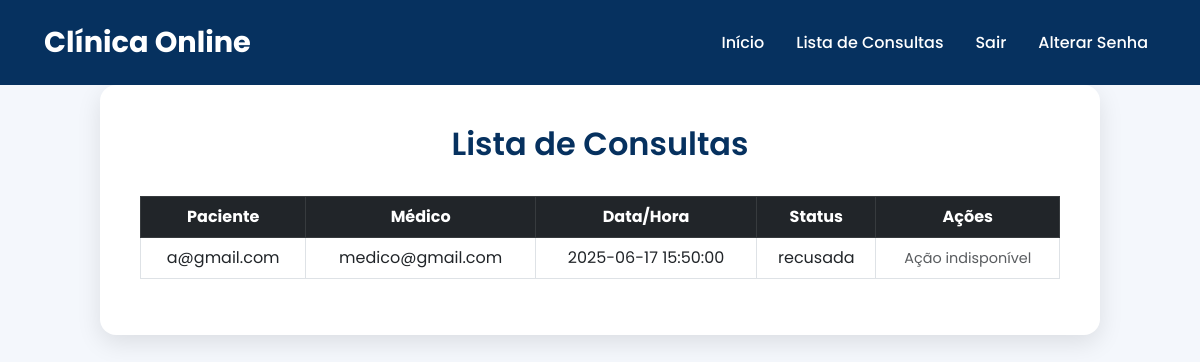
The page /consultas (signed in) on the database as committed earlier.
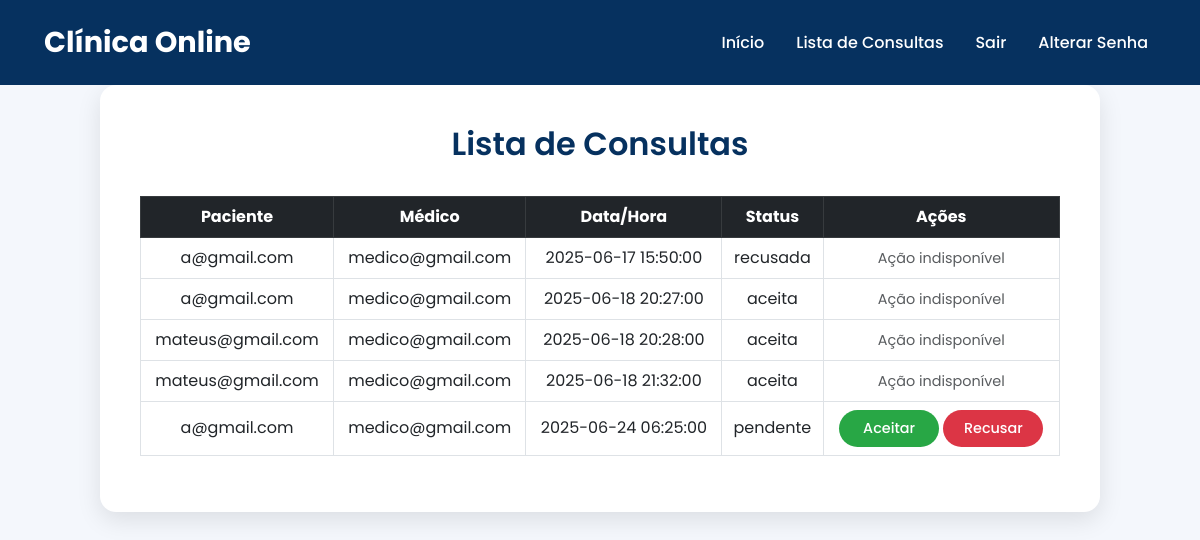
The same page on the database as committed later.
### app/models.py (models this page shows, shortened)
class Consulta(db.Model):
    id = db.Column(db.Integer, primary_key=True)
    data_hora = db.Column(db.DateTime, nullable=False)
    status = db.Column(db.String(20), default="pendente")  # Status: pendente ou aceito
    paciente_id = db.Column(db.Integer, db.ForeignKey('user.id'), nullable=False)
    medico_id = db.Column(db.Integer, db.ForeignKey('user.id'), nullable=True)
    paciente = db.relationship('User', foreign_keys=[paciente_id], backref='consultas_paciente')
    medico = db.relationship('User', foreign_keys=[medico_id], backref='consultas_medico')

class User(db.Model, UserMixin):
    id = db.Column(db.Integer, primary_key=True)
    email = db.Column(db.String(150), unique=True, nullable=False)
    password = db.Column(db.String(150), nullable=False)
    role = db.Column(db.String(50), nullable=False, default='paciente')  # Novo campo para definir o papel do usuário (default 'paciente')
    is_active = db.Column(db.Boolean, default=True)  # Adicionando o campo is_active

### app/views.py (the view)
@views_bp.route('/consultas')
@login_required
def lista():
    if current_user.role == 'admin':
        consultas = Consulta.query.all()
    elif current_user.role == 'medico':
        consultas = Consulta.query.filter_by(medico_id=current_user.id).all()
    else:
        consultas = Consulta.query.filter_by(paciente_id=current_user.id).all()
    return render_template('consultas.html', consultas=consultas)

### app/templates/consultas.html (shortened to what this page needs)
<!DOCTYPE html>
<html lang="pt-br">
<head>
  <link href="https://cdn.jsdelivr.net/npm/bootstrap@5.3.0/dist/css/bootstrap.min.css" rel="stylesheet"/>
</head>
<body>
<nav class="navbar navbar-expand-lg">
  <div class="container-fluid">
    <a class="navbar-brand" href="#">Clínica Online</a>
    <div class="collapse navbar-collapse justify-content-end" id="navbarNav">
<ul class="navbar-nav ms-auto">
  <li class="nav-item">
    <a class="nav-link" href="{{ url_for('views.home') }}">Início</a>
  </li>
  <li class="nav-item">
    <a class="nav-link" href="{{ url_for('views.lista') }}">Lista de Consultas</a>
  </li>
  {% if current_user.is_authenticated %}
  <li class="nav-item">
    <a class="nav-link" href="{{ url_for('views.logout') }}">Sair</a>
  </li>
  {% else %}
  <li class="nav-item">
    <a class="nav-link" href="{{ url_for('views.login') }}">Login</a>
  </li>
  {% endif %}
  {% if current_user.is_authenticated %}
<li class="nav-item">
  <a class="nav-link" href="{{ url_for('views.alterar_senha') }}">Alterar Senha</a>
</li>
{% endif %}
</ul>
    </div>
  </div>
</nav>
<div class="consulta-container">
  <h2 class="consulta-header">Lista de Consultas</h2>
  <table class="table table-bordered table-hover">
    <thead class="table-dark">
      <tr>
        <th scope="col">Paciente</th>
        <th scope="col">Médico</th>
        <th scope="col">Data/Hora</th>
        <th scope="col">Status</th>
        <th scope="col">Ações</th>
      </tr>
    </thead>
    <tbody>
      {% for consulta in consultas %}
      <tr>
        <td data-label="Paciente">{{ consulta.paciente.email }}</td>
        <td data-label="Médico">{{ consulta.medico.email }}</td>
        <td data-label="Data/Hora">{{ consulta.data_hora }}</td>
        <td data-label="Status">{{ consulta.status }}</td>
        <td data-label="Ações">
          {% if consulta.status == 'pendente' %}
          {% if current_user.role == 'medico' %}
          <form action="{{ url_for('views.aceitar_consulta', consulta_id=consulta.id) }}" method="POST" class="d-inline">
            <button type="submit" class="btn btn-aceitar">Aceitar</button>
          </form>
          <form action="{{ url_for('views.recusar_consulta', consulta_id=consulta.id) }}" method="POST" class="d-inline">
            <button type="submit" class="btn btn-recusar">Recusar</button>
          </form>
          {% endif %}
          {% else %}
          <span class="text-muted">Ação indisponível</span>
          {% endif %}
        </td>
      </tr>
      {% endfor %}
    </tbody>
  </table>
</div>
</body>
</html>

### app/templates/consultas.html (style rules this page uses)
* { font-family: 'Poppins', sans-serif; }
body { background: #f4f7fc; min-height: 100vh; justify-content: center; align-items: center; }
.navbar { background-color: #06315f; padding: 1rem 2rem; }
.navbar-brand { font-size: 1.8rem; font-weight: 700; color: #ffffff !important; }
.navbar-nav .nav-link { color: #ffffff !important; font-weight: 500; margin-left: 1rem; transition: all 0.3s ease; }
.consulta-container { background: #fff; padding: 2.5rem; border-radius: 16px; box-shadow: 0 8px 24px rgba(0, 0, 0, 0.1); width: 100%; max-width: 1000px; margin-left: auto; margin-right: auto; }
.consulta-header { text-align: center; font-size: 2rem; font-weight: 600; color: #06315f; margin-bottom: 2rem; }
table { width: 100%; }
thead { background-color: #06315f; color: #fff; }
.table th, .table td { vertical-align: middle; text-align: center; }
.btn-aceitar, .btn-recusar { border-radius: 25px; font-size: 0.9rem; font-weight: 500; padding: 8px 16px; border: none; width: 100px; transition: all 0.3s ease; }
.btn-aceitar { background-color: #28a745; color: #fff; }
.btn-recusar { background-color: #dc3545; color: #fff; }
.text-muted { font-size: 0.9rem; }

Rows that differ between the two databases and show on the page:
added Consulta: paciente.email "a@gmail.com", medico.email "medico@gmail.com", data_hora "2025-06-18 20:27:00", status "aceita", shows "Ação indisponível"
added Consulta: paciente.email "mateus@gmail.com", medico.email "medico@gmail.com", data_hora "2025-06-18 20:28:00", status "aceita", shows "Ação indisponível"
added Consulta: paciente.email "mateus@gmail.com", medico.email "medico@gmail.com", data_hora "2025-06-18 21:32:00", status "aceita", shows "Ação indisponível"
added Consulta: paciente.email "a@gmail.com", medico.email "medico@gmail.com", data_hora "2025-06-24 06:25:00", status "pendente"
